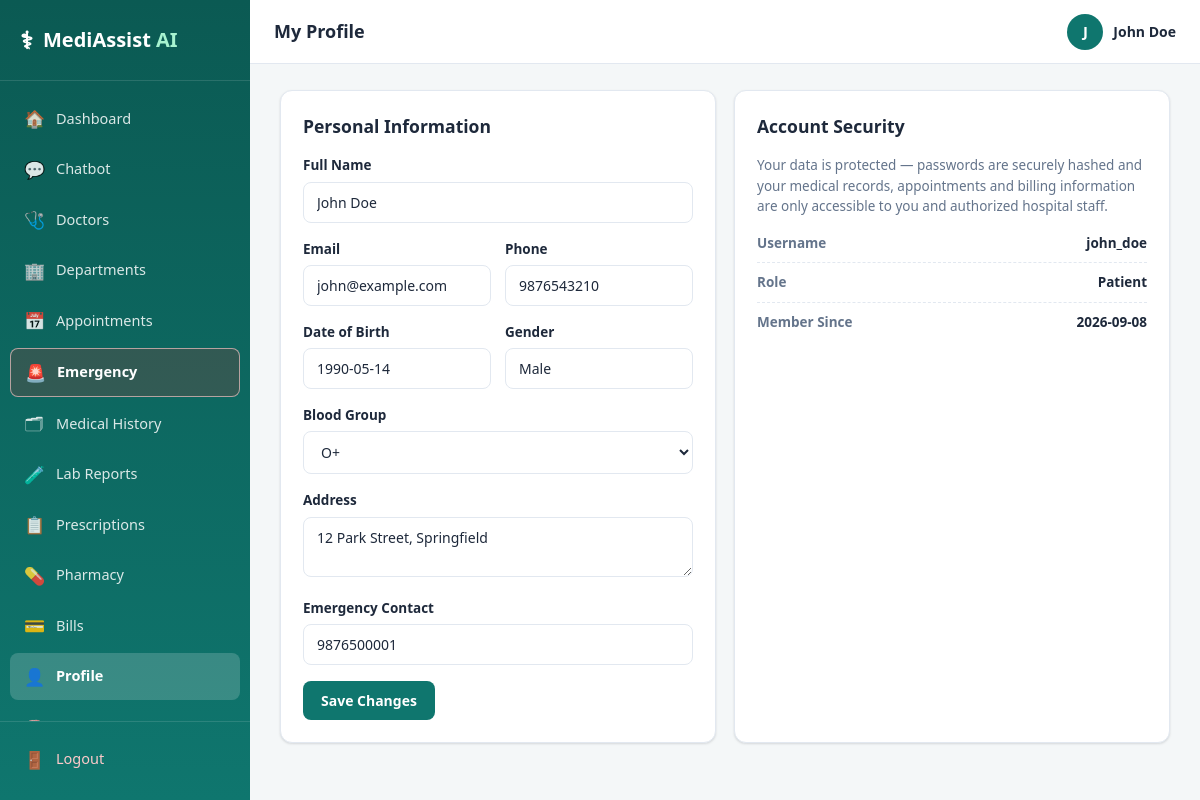
Screenshot of /profile (signed in) with the database file from the repository.
### tables this page shows
CREATE TABLE users (
    user_id         INTEGER PRIMARY KEY AUTOINCREMENT,
    username        TEXT UNIQUE NOT NULL,
    email           TEXT UNIQUE NOT NULL,
    password_hash   TEXT NOT NULL,
    role            TEXT NOT NULL DEFAULT 'patient',   -- patient | admin
    full_name       TEXT NOT NULL,
    phone           TEXT,
    created_at      TIMESTAMP DEFAULT CURRENT_TIMESTAMP,
    is_active       INTEGER DEFAULT 1
);

CREATE TABLE patients (
    patient_id      INTEGER PRIMARY KEY AUTOINCREMENT,
    user_id         INTEGER UNIQUE NOT NULL,
    date_of_birth   TEXT,
    gender          TEXT,
    blood_group     TEXT,
    address         TEXT,
    emergency_contact TEXT,
    FOREIGN KEY (user_id) REFERENCES users(user_id)
);

### routes/patient.py (the view)
@patient_bp.route("/profile")
@login_required
def profile():
    user = get_current_user()
    patient = query("SELECT * FROM patients WHERE user_id = ?", (user["user_id"],), fetchone=True)
    return render_template("patient_profile.html", user=user, patient=patient)

### database/db.py (called while the page is built)
def get_connection():
    conn = sqlite3.connect(DB_PATH)
    conn.row_factory = sqlite3.Row
    conn.execute("PRAGMA foreign_keys = ON")
    return conn

def query(sql, params=(), fetchone=False, commit=False):
    conn = get_connection()
    cur = conn.cursor()
    cur.execute(sql, params)
    if commit:
        conn.commit()
        last_id = cur.lastrowid
        conn.close()
        return last_id
    rows = cur.fetchone() if fetchone else cur.fetchall()
    conn.close()
    if rows is None:
        return None
    if fetchone:
        return dict(rows)
    return [dict(r) for r in rows]

### routes/auth.py (called while the page is built)
def login_required(f):
    @wraps(f)
    def wrapper(*args, **kwargs):
        if "user_id" not in session:
            if request.path.startswith("/api/"):
                return jsonify({"error": "Authentication required"}), 401
            flash("Please log in to continue.", "warning")
            return redirect(url_for("auth.login", next=request.path))
        return f(*args, **kwargs)
    return wrapper

def get_current_user():
    if "user_id" not in session:
        return None
    return query("SELECT * FROM users WHERE user_id = ?", (session["user_id"],), fetchone=True)

### templates/patient_profile.html (shortened to what this page needs)
{% extends "base.html" %}
{% block page_title %}My Profile{% endblock %}
{% block content %}
<div class="grid grid-2">
  <div class="card">
    <div class="card-header"><h3>Personal Information</h3></div>
    <form method="POST" action="{{ url_for('patient.update_profile') }}">
      <div class="form-group">
        <label>Full Name</label>
        <input type="text" name="full_name" class="form-control" value="{{ user.full_name }}" required>
      </div>
      <div class="form-row">
        <div class="form-group">
          <label>Email</label>
          <input type="email" class="form-control" value="{{ user.email }}" disabled>
        </div>
        <div class="form-group">
          <label>Phone</label>
          <input type="text" name="phone" class="form-control" value="{{ user.phone or '' }}">
        </div>
      </div>
      <div class="form-row">
        <div class="form-group">
          <label>Date of Birth</label>
          <input type="text" class="form-control" value="{{ patient.date_of_birth or '—' }}" disabled>
        </div>
        <div class="form-group">
          <label>Gender</label>
          <input type="text" class="form-control" value="{{ patient.gender or '—' }}" disabled>
        </div>
      </div>
      <div class="form-group">
        <label>Blood Group</label>
        <select name="blood_group" class="form-control">
          {% for bg in ['A+','A-','B+','B-','AB+','AB-','O+','O-'] %}
            <option value="{{ bg }}" {{ 'selected' if patient.blood_group == bg }}>{{ bg }}</option>
          {% endfor %}
        </select>
      </div>
      <div class="form-group">
        <label>Address</label>
        <textarea name="address" class="form-control" rows="2">{{ patient.address or '' }}</textarea>
      </div>
      <div class="form-group">
        <label>Emergency Contact</label>
        <input type="text" name="emergency_contact" class="form-control" value="{{ patient.emergency_contact or '' }}">
      </div>
      <button type="submit" class="btn btn-primary">Save Changes</button>
    </form>
  </div>
  <div class="card">
    <div class="card-header"><h3>Account Security</h3></div>
    <p class="text-muted" style="font-size:13.5px;">Your data is protected — passwords are securely hashed and your
      medical records, appointments and billing information are only accessible to you and authorized hospital staff.</p>
    <div class="mt-2">
      <div class="debug-row"><span class="debug-label">Username</span><span class="debug-value">{{ user.username }}</span></div>
      <div class="debug-row"><span class="debug-label">Role</span><span class="debug-value">{{ user.role | capitalize }}</span></div>
      <div class="debug-row"><span class="debug-label">Member Since</span><span class="debug-value">{{ user.created_at.split(' ')[0] if user.created_at else '-' }}</span></div>
    </div>
  </div>
</div>
{% endblock %}

### templates/base.html (shortened to what this page needs)
<!DOCTYPE html>
<html lang="en">
<head>
<link rel="stylesheet" href="{{ url_for('static', filename='css/style.css') }}">
</head>
<body>
<div class="app-shell">
  <aside class="sidebar" id="sidebar">
    <div class="sidebar-brand">
      <span class="brand-icon">⚕</span>
      <span class="brand-text">MediAssist <b>AI</b></span>
    </div>
    <nav class="sidebar-nav">
      <a href="{{ url_for('main.dashboard') }}" class="nav-item {{ 'active' if request.endpoint=='main.dashboard' }}"><span>🏠</span> Dashboard</a>
      <a href="{{ url_for('chatbot.chatbot_page') }}" class="nav-item {{ 'active' if request.endpoint=='chatbot.chatbot_page' }}"><span>💬</span> Chatbot</a>
      <a href="{{ url_for('doctors.list_doctors') }}" class="nav-item {{ 'active' if request.endpoint=='doctors.list_doctors' }}"><span>🩺</span> Doctors</a>
      <a href="{{ url_for('departments.list_departments') }}" class="nav-item {{ 'active' if request.endpoint=='departments.list_departments' }}"><span>🏢</span> Departments</a>
      <a href="{{ url_for('appointments.list_appointments') }}" class="nav-item {{ 'active' if request.endpoint=='appointments.list_appointments' }}"><span>📅</span> Appointments</a>
      <a href="{{ url_for('main.emergency_page') }}" class="nav-item {{ 'active' if request.endpoint=='main.emergency_page' }} emergency-nav"><span>🚨</span> Emergency</a>
      <a href="{{ url_for('patient.medical_history') }}" class="nav-item {{ 'active' if request.endpoint=='patient.medical_history' }}"><span>🗂</span> Medical History</a>
      <a href="{{ url_for('lab.lab_reports') }}" class="nav-item {{ 'active' if request.endpoint=='lab.lab_reports' }}"><span>🧪</span> Lab Reports</a>
      <a href="{{ url_for('pharmacy.prescriptions_page') }}" class="nav-item {{ 'active' if request.endpoint=='pharmacy.prescriptions_page' }}"><span>📋</span> Prescriptions</a>
      <a href="{{ url_for('pharmacy.pharmacy_page') }}" class="nav-item {{ 'active' if request.endpoint=='pharmacy.pharmacy_page' }}"><span>💊</span> Pharmacy</a>
      <a href="{{ url_for('billing.bills_page') }}" class="nav-item {{ 'active' if request.endpoint=='billing.bills_page' }}"><span>💳</span> Bills</a>
      <a href="{{ url_for('patient.profile') }}" class="nav-item {{ 'active' if request.endpoint=='patient.profile' }}"><span>👤</span> Profile</a>
      <a href="{{ url_for('nlp_demo.nlp_demo_page') }}" class="nav-item {{ 'active' if request.endpoint=='nlp_demo.nlp_demo_page' }}"><span>🧠</span> NLP Demo</a>
    </nav>
    <div class="sidebar-footer">
      <a href="{{ url_for('auth.logout') }}" class="nav-item logout"><span>🚪</span> Logout</a>
    </div>
  </aside>
  <div class="main-area">
    <header class="topbar">
      <div class="topbar-title">{% block page_title %}Dashboard{% endblock %}</div>
      <div class="topbar-user">
        {% if current_user %}
        <span class="user-avatar">{{ current_user.full_name[0] | upper }}</span>
        <span class="user-name">{{ current_user.full_name }}</span>
        {% endif %}
      </div>
    </header>
    <main class="content">
      {% block content %}{% endblock %}
    </main>
  </div>
</div>
</body>
</html>

### rows the page displays
users: full_name "J", full_name "John Doe", email "john@example.com", phone "9876543210", username "john_doe", role "Patient", created_at "2026-09-08"
patients: date_of_birth "1990-05-14", gender "Male", address "12 Park Street, Springfield", emergency_contact "9876500001"

### other values shown
form field blood_group "O+"
